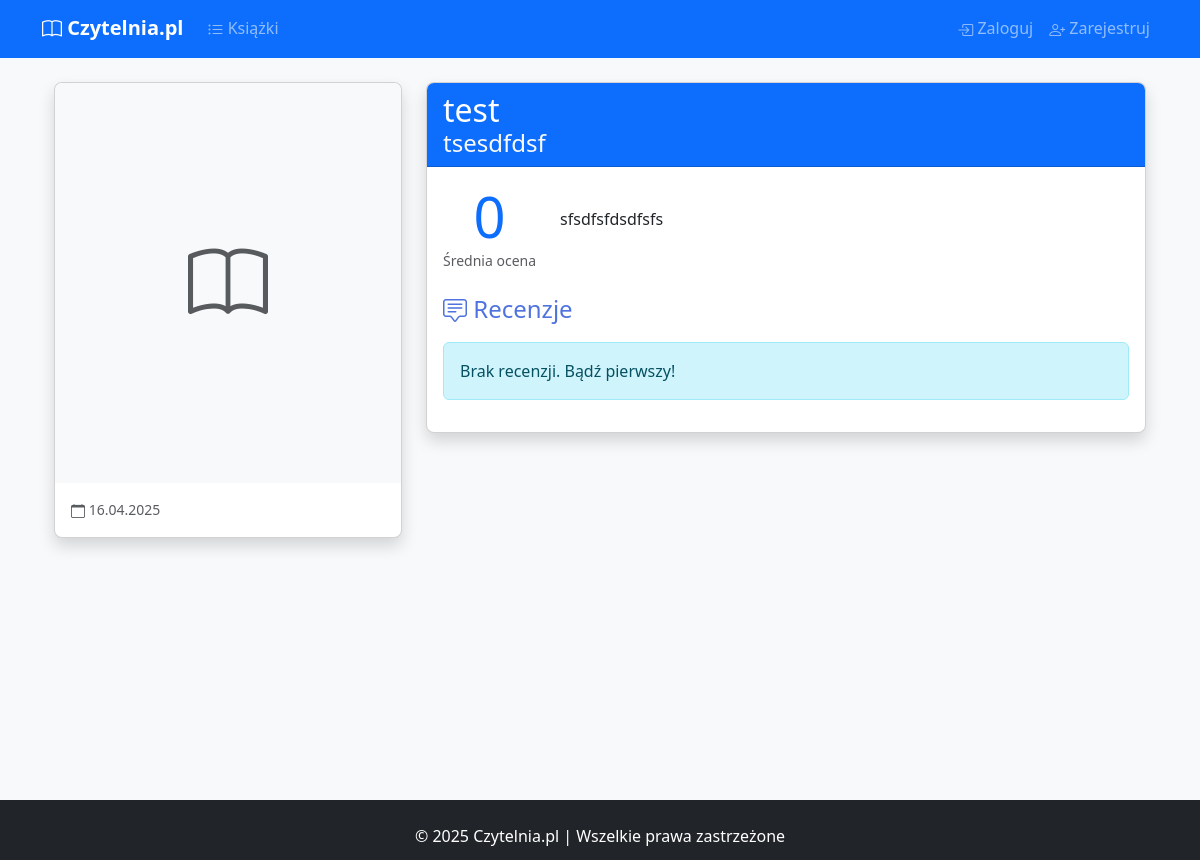
Before: /book/1 with the older database file.
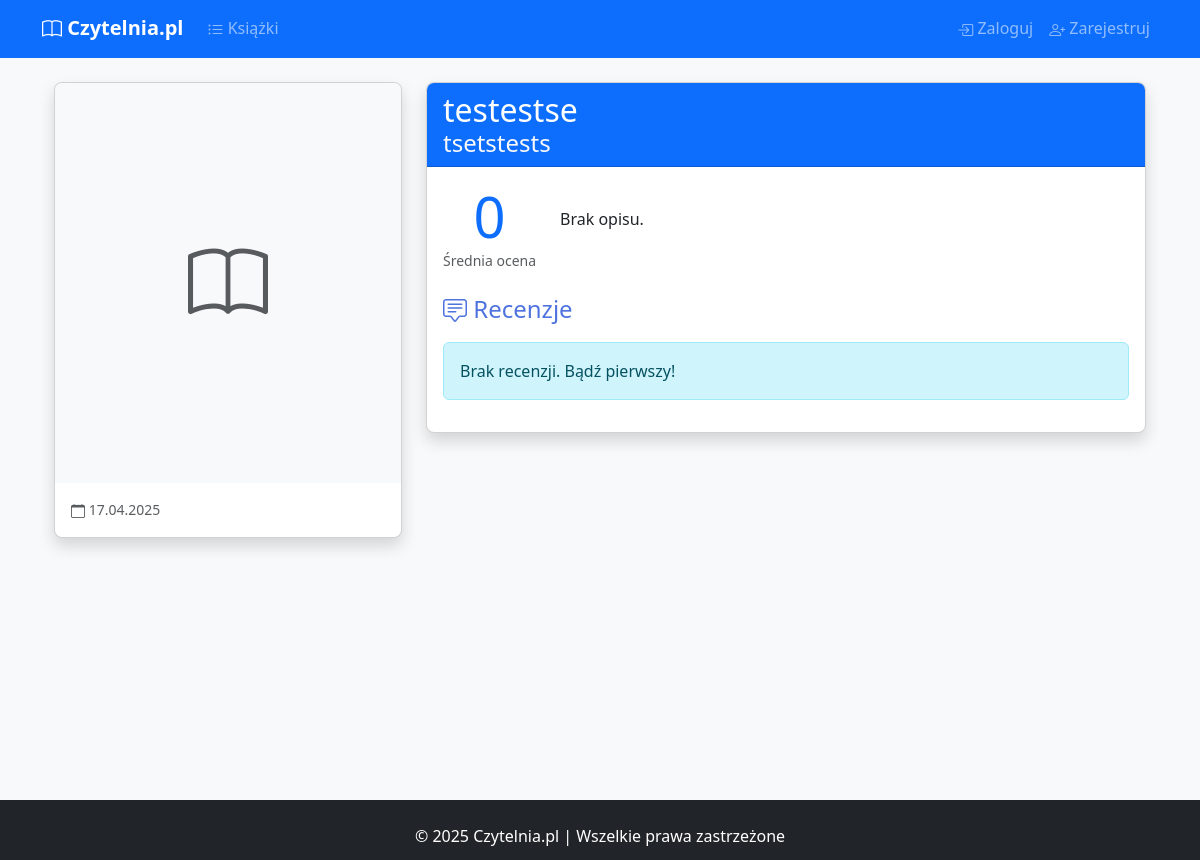
After: the same page with the newer database file.
### models.py (models this page shows)
class Book(db.Model):
    __tablename__ = 'books'
    id = db.Column(db.Integer, primary_key=True)
    title = db.Column(db.String(100), nullable=False)
    author = db.Column(db.String(50), nullable=False)
    description = db.Column(db.Text)
    cover_url = db.Column(db.String(255))
    isbn = db.Column(db.String(20))
    date_added = db.Column(db.DateTime, default=datetime.utcnow)
    library_entries = db.relationship('UserLibrary', back_populates='book')
    book_reviews = db.relationship('Review', backref='review_book', lazy=True)

### app.py (the view)
@app.route('/book/<int:book_id>')
def book_details(book_id):
    page = request.args.get('page', 1, type=int)
    book = Book.query.options(
        db.joinedload(Book.genres),
        db.joinedload(Book.tags)
    ).get_or_404(book_id)
    reviews_query = Review.query.filter_by(book_id=book.id).order_by(Review.created_at.desc())
    reviews_pagination = reviews_query.paginate(page=page, per_page=5, error_out=False)
    current_user_review = None
    if current_user.is_authenticated:
        current_user_review = Review.query.filter_by(
            book_id=book.id,
            user_id=current_user.id
        ).first()
    avg_rating = db.session.query(db.func.avg(Review.rating))\
        .filter_by(book_id=book.id).scalar() or 0
    return render_template(
        'book_details.html',
        book=book,
        reviews=reviews_pagination.items,
        reviews_pagination=reviews_pagination,
        avg_rating=round(avg_rating, 1),
        current_user_review=current_user_review
    )

### templates/book_details.html (shortened to what this page needs)
{% extends "base.html" %}
{% block content %}
<div class="container">
    <div class="row">
        <div class="col-md-4">
            <div class="card mb-4 shadow">
                {% if book.cover_url %}
                <img src="{{ book.cover_url }}" class="card-img-top" alt="{{ book.title }}">
                {% else %}
                <div class="card-img-top bg-light d-flex align-items-center justify-content-center" style="height: 400px;">
                    <i class="bi bi-book text-muted" style="font-size: 5rem;"></i>
                </div>
                {% endif %}
                <div class="card-body text-center">
                    <div class="d-flex justify-content-between small text-muted">
                        <span><i class="bi bi-calendar"></i> {{ book.date_added.strftime('%d.%m.%Y') }}</span>
                    </div>
                </div>
            </div>
        </div>
        <div class="col-md-8">
            <div class="card shadow mb-4">
                <div class="card-header bg-primary text-white">
                    <h2 class="mb-0 text-white">{{ book.title }}</h2>
                    <h4 class="mb-0 text-light">{{ book.author }}</h4>
                </div>
                <div class="card-body">
                    <div class="d-flex align-items-center mb-4">
                        <div class="me-4 text-center">
                            <div class="display-4 text-primary">{{ avg_rating|default('0.0') }}</div>
                            <div class="text-muted small">Średnia ocena</div>
                        </div>
                        <div>
                            <p>{{ book.description or "Brak opisu." }}</p>
                        </div>
                    </div>
                    <h4 class="mb-3"><i class="bi bi-chat-square-text"></i> Recenzje</h4>
                    {% if not reviews %}
                    <div class="alert alert-info">Brak recenzji. Bądź pierwszy!</div>
                    {% endif %}
                </div>
            </div>
        </div>
    </div>
</div>
{% endblock %}

### templates/base.html (shortened to what this page needs)
<!DOCTYPE html>
<html lang="pl">
<head>
    <link href="{{ url_for('static', filename='css/style.css') }}" rel="stylesheet">
    <link href="https://cdn.jsdelivr.net/npm/bootstrap@5.3.0/dist/css/bootstrap.min.css" rel="stylesheet">
    <link rel="stylesheet" href="https://cdn.jsdelivr.net/npm/bootstrap-icons@1.10.0/font/bootstrap-icons.css">
    <link rel="stylesheet" href="{{ url_for('static', filename='css/style.css') }}">
</head>
<body class="d-flex flex-column min-vh-100 bg-light">
    <nav class="navbar navbar-expand-lg navbar-dark bg-primary mb-4">
        <div class="container">
            <a class="navbar-brand" href="{{ url_for('home') }}">
                <i class="bi bi-book"></i> Czytelnia.pl
            </a>
            <div class="collapse navbar-collapse" id="navbarNav">
                <ul class="navbar-nav me-auto">
                    <li class="nav-item">
                        <a class="nav-link" href="{{ url_for('book_list') }}">
                            <i class="bi bi-list-ul"></i> Książki
                        </a>
                    </li>
                </ul>
                <ul class="navbar-nav">
                    {% if current_user.is_authenticated %}
                    {% if current_user.is_moderator %}
                    <li class="nav-item dropdown">
                        <a class="nav-link dropdown-toggle" href="#" id="moderatorDropdown" role="button" data-bs-toggle="dropdown">
                            <i class="bi bi-shield-lock"></i> Moderacja
                        </a>
                        <ul class="dropdown-menu">
                            <li><a class="dropdown-item" href="{{ url_for('add_book') }}">Dodaj książkę</a></li>
                            <li><a class="dropdown-item" href="{{ url_for('manage_genres') }}">Zarządzaj gatunkami</a></li>
                        </ul>
                    </li>
                    {% endif %}
                    <li class="nav-item dropdown">
                      <a class="nav-link dropdown-toggle" href="#" id="navbarDropdown" role="button" data-bs-toggle="dropdown">
                          <i class="bi bi-person-circle"></i> {{ current_user.username }}
                      </a>
                      <ul class="dropdown-menu dropdown-menu-end">
                          <li><a class="dropdown-item" href="{{ url_for('my_library') }}">
                              <i class="bi bi-collection"></i> Moja biblioteka
                          </a></li>
                          <li><a class="dropdown-item" href="{{ url_for('profile') }}">
                            <i class="bi bi-person-circle"></i> Mój profil
                          </a></li>
                          <li><a class="dropdown-item" href="{{ url_for('logout') }}">
                              <i class="bi bi-box-arrow-right"></i> Wyloguj
                          </a></li>
                      </ul>
                  </li>
                  {% else %}
                  <li class="nav-item">
                      <a class="nav-link" href="{{ url_for('login') }}">
                          <i class="bi bi-box-arrow-in-right"></i> Zaloguj
                      </a>
                  </li>
                  <li class="nav-item">
                      <a class="nav-link" href="{{ url_for('register') }}">
                          <i class="bi bi-person-plus"></i> Zarejestruj
                      </a>
                  </li>
                  {% endif %}
              </ul>
            </div>
        </div>
    </nav>
    <main class="container mb-5">
<div class="position-fixed bottom-0 end-0 p-3" style="z-index: 11">
  </div>
        {% block content %}{% endblock %}
    </main>
    <footer class="bg-dark text-white py-4 mt-auto">
        <div class="container text-center">
            <p class="mb-0">&copy; 2025 Czytelnia.pl | Wszelkie prawa zastrzeżone</p>
        </div>
    </footer>
</body>
</html>

### static/css/style.css (style rules this page uses)
:root { --primary-color: #4e73df; --secondary-color: #858796; --success-color: #1cc88a; --info-color: #36b9cc; --warning-color: #f6c23e; --danger-color: #e74a3b; }
html { position: relative; min-height: 100%; }
body { margin-bottom: 60px; }
footer { position: absolute; bottom: 0; width: 100%; height: 60px; }
.navbar-brand { font-weight: 700; }
.card { transition: transform 0.3s ease, box-shadow 0.3s ease; border-radius: 0.5rem; overflow: hidden; }
h1, h2, h3, h4, h5, h6 { color: var(--primary-color); }
.bi { vertical-align: middle; }

Changed rows visible on the page:
changed Book: date_added "16.04.2025" → "17.04.2025"; title "test" → "testestse"; author "tsesdfdsf" → "tsetstests"; description "sfsdfsfdsdfsfs" → "Brak opisu."
